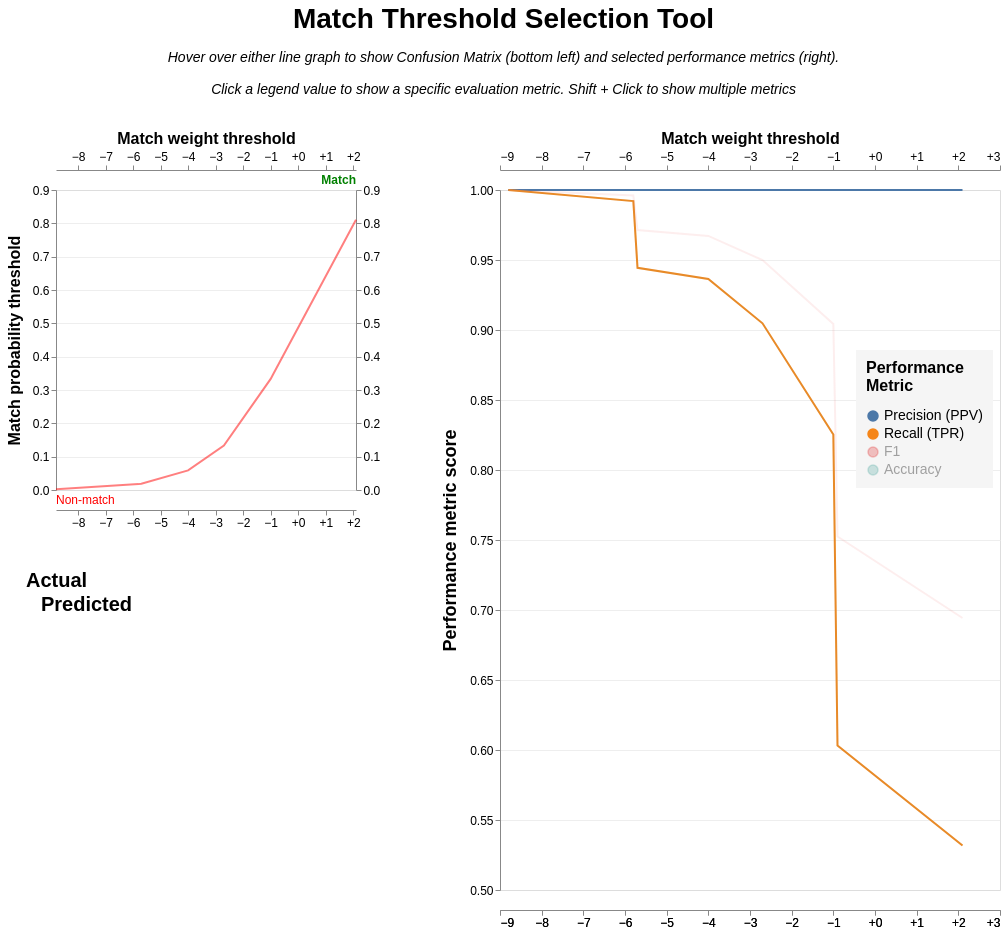

Notebook code cell kept with this figure:
### Code cell
linker.evaluation.accuracy_analysis_from_labels_table(
    labels_table, 
    add_metrics=["f1", "accuracy"],
    output_type="threshold_selection"
)

### Figure 1 — Vega-Lite specification as saved in the notebook (floating-point values rounded to 4 significant figures)
{"config": {"view": {"continuousWidth": 300, "continuousHeight": 300, "discreteHeight": {"step": 150}, "discreteWidth": {"step": 150}}, "axis": {"gridWidth": 0.5, "labelFontSize": 12, "titleFontSize": 16}, "axisX": {"format": "+.0f", "grid": false, "offset": 20, "values": {"expr": "[-25,-20,-15,-10,-5,0,5,10,15,20,25]"}}, "axisY": {"title": "Match probability threshold", "titleFontSize": 16}, "concat": {"spacing": 40}}, "hconcat": [{"vconcat": [{"layer": [{"layer": [{"mark": {"type": "rule"}, "encoding": {"opacity": {"condition": {"param": "threshold", "value": 0.3, "empty": false}, "value": 0}, "x": {"axis": {"orient": "bottom"}, "field": "truth_threshold", "scale": {"nice": false}, "title": null, "type": "quantitative"}}, "params": [{"name": "threshold", "select": {"type": "point", "encodings": ["x"], "fields": ["truth_threshold"], "nearest": true, "on": "mouseover", "toggle": false}, "value": null}]}, {"mark": {"type": "rule"}, "encoding": {"opacity": {"condition": {"param": "threshold", "value": 0.3, "empty": false}, "value": 0}, "y": {"axis": {"orient": "right"}, "field": "match_probability", "title": " ", "type": "quantitative"}}, "params": [{"name": "prob", "select": {"type": "point", "encodings": ["y"], "fields": ["match_probability"], "nearest": true, "on": "mouseover", "toggle": false}}]}]}, {"layer": [{"mark": {"type": "text", "fontSize": 14, "fontWeight": "bold", "xOffset": 25, "yOffset": 10}, "encoding": {"text": {"aggregate": "min", "field": "truth_threshold", "format": "+.2f"}, "y": {"axis": {"orient": "left"}, "field": "match_probability", "title": "Match probability threshold", "type": "quantitative"}}, "transform": [{"filter": {"param": "threshold", "empty": false}}]}, {"mark": {"type": "text", "fontSize": 14, "xOffset": -25, "yOffset": -10}, "encoding": {"text": {"aggregate": "min", "field": "match_probability", "format": ".3f"}}, "transform": [{"filter": {"param": "threshold", "empty": false}}]}, {"mark": {"type": "line", "color": "red", "opacity": 0.5}}, {"mark": {"type": "line", "color": "green", "opacity": 0.5, "strokeWidth": 3}, "transform": [{"filter": "datum.truth_threshold >= threshold.truth_threshold"}]}, {"mark": {"type": "point", "color": "green", "size": 100}, "encoding": {"opacity": {"condition": {"param": "threshold", "value": 1, "empty": false}, "value": 0}}}], "encoding": {"x": {"field": "truth_threshold", "type": "quantitative", "title": "Match weight threshold", "axis": {"orient": "top"}}, "y": {"field": "match_probability", "type": "quantitative", "title": "Match probability threshold", "axis": {"orient": "left", "titlePadding": 10}}}}, {"mark": {"type": "text", "align": "left", "color": "red", "fontSize": 12, "text": "Non-match", "x": 0, "y": "height", "yOffset": 10}, "data": {"values": [{}]}}, {"mark": {"type": "text", "align": "right", "color": "green", "fontSize": 12, "fontWeight": "bold", "text": "Match", "x": "width", "y": 0, "yOffset": -10}, "data": {"values": [{}]}}], "description": "Match weight vs probability"}, {"hconcat": [{"layer": [{"mark": {"type": "rect", "opacity": 0.5}, "encoding": {"color": {"field": "count", "legend": null, "scale": {"scheme": "reds", "zero": true}, "type": "quantitative"}}, "transform": [{"filter": "datum.predicted == 0"}]}, {"mark": {"type": "rect", "opacity": 0.5}, "encoding": {"color": {"field": "count", "legend": null, "scale": {"scheme": "greens", "zero": true}, "type": "quantitative"}}, "transform": [{"filter": "datum.predicted == 1"}]}, {"mark": {"type": "text", "fontSize": 14, "yOffset": -40}, "encoding": {"color": {"condition": [{"test": "datum.predicted==1 && datum.actual==1", "value": "darkgreen"}, {"test": "datum.predicted==0 && datum.actual==0", "value": "darkred"}], "value": "black"}, "opacity": {"condition": {"test": "datum.predicted != datum.actual", "value": 1}, "value": 0.5}, "text": {"field": "confusion_label", "type": "nominal"}}}, {"mark": {"type": "text", "fontSize": 28, "fontWeight": "bold", "yOffset": 10}, "encoding": {"color": {"condition": [{"test": "datum.predicted==1 && datum.actual==1", "value": "darkgreen"}, {"test": "datum.predicted==0 && datum.actual==0", "value": "darkred"}], "value": "black"}, "text": {"field": "count", "format": ",", "type": "nominal"}}}], "description": "Confusion matrix", "encoding": {"x": {"field": "actual", "type": "nominal", "title": "Actual", "axis": {"domain": false, "labelAngle": 0, "labelExpr": "datum.label == 1 ? 'Match' : 'Non-match'", "labelFontSize": 18, "labelPadding": 10, "orient": "top", "ticks": false, "titleAngle": 0, "titleFontSize": 20}, "sort": "-x"}, "y": {"field": "predicted", "type": "nominal", "title": "Predicted", "axis": {"domain": false, "labelExpr": "datum.label == 1 ? 'Match' : 'Non-match'", "labelFontSize": 18, "labelPadding": 10, "ticks": false, "titleAngle": 0, "titleFontSize": 20, "titlePadding": -30}, "sort": "-y"}}, "resolve": {"scale": {"color": "independent"}}, "transform": [{"filter": {"or": [{"param": "threshold", "empty": false}, {"and": [{"param": "threshold", "empty": true}, "datum.truth_threshold == datum.median_threshold"]}]}}]}], "transform": [{"fold": ["tp", "tn", "fp", "fn"], "as": ["label", "count"]}, {"calculate": "datum.label === 'tp' ? 'True Positive (TP)' : datum.label === 'tn' ? 'True Negative (TN)' : datum.label === 'fp' ? 'False Positive (FP)' : 'False Negative (FN)'", "as": "confusion_label"}, {"calculate": "datum.label === 'tp' || datum.label === 'fp' ? 1 : 0", "as": "predicted"}, {"calculate": "datum.label === 'tp' || datum.label === 'fn' ? 1 : 0", "as": "actual"}, {"joinaggregate": [{"op": "median", "field": "truth_threshold", "as": "median_threshold"}]}]}]}, {"layer": [{"layer": [{"mark": {"type": "point", "size": 100}, "encoding": {"opacity": {"condition": {"param": "threshold", "value": 1, "empty": false}, "value": 0}, "tooltip": [{"field": "truth_threshold", "format": ".3f", "title": "Match weight threshold", "type": "quantitative"}, {"field": "match_probability", "format": ".3%", "title": "Match probability threshold", "type": "quantitative"}, {"field": "precision", "format": ".4f", "title": "Precision", "type": "quantitative"}, {"field": "recall", "format": ".4f", "title": "Recall (TPR)", "type": "quantitative"}, {"field": "fp_rate", "format": ".4f", "title": "FPR", "type": "quantitative"}], "x": {"axis": {"orient": "top"}, "field": "truth_threshold", "title": "Match weight threshold"}}, "params": [{"name": "metric", "select": {"type": "point", "fields": ["metric"]}, "bind": "legend", "value": [{"metric": "precision"}, {"metric": "recall"}]}, {"name": "threshold", "select": {"type": "point", "encodings": ["x"], "fields": ["truth_threshold"], "nearest": true, "on": "mouseover", "toggle": false}, "value": null}], "transform": [{"filter": {"param": "metric", "empty": true}}]}, {"mark": {"type": "line"}, "encoding": {"opacity": {"condition": {"param": "metric", "value": 1}, "value": 0.1}, "x": {"axis": {"orient": "bottom"}, "field": "truth_threshold", "title": null}}}], "encoding": {"color": {"field": "metric", "type": "nominal", "sort": ["precision", "recall", "f1", "accuracy"], "title": ["Performance", "Metric"], "legend": {"fillColor": "whitesmoke", "labelExpr": "{'precision': 'Precision (PPV)', 'recall': 'Recall (TPR)', 'specificity': 'Specificity (TNR)', 'accuracy': 'Accuracy', 'npv': 'NPV', 'f1': 'F1', 'f2': 'F2', 'f0_5': 'F0.5', 'p4': 'P4', 'phi': 'φ (MCC)'}[datum.value]", "labelFontSize": 14, "legendX": 800, "legendY": 160, "orient": "none", "padding": 10, "titleFontSize": 16, "titlePadding": 15}}, "x": {"type": "quantitative", "field": "truth_threshold"}, "y": {"field": "value", "type": "quantitative", "axis": {"labelFontSize": 12, "title": "Performance metric score", "titleFontSize": 18, "titlePadding": 10, "values": {"expr": "[0.5,0.55,0.6,0.65,0.7,0.75,0.8,0.85,0.9,0.95,1.0]"}}, "scale": {"domain": [0.5, 1]}}}}, {"layer": [{"mark": {"type": "rule", "color": "gray"}, "encoding": {"x": {"field": "truth_threshold", "title": null, "type": "quantitative"}}}, {"layer": [{"mark": {"type": "rect", "fill": "whitesmoke", "x": 200, "x2": 10, "y2Offset": 20, "yOffset": -20}, "encoding": {"y2": {"field": "score_index"}}}, {"mark": {"type": "text", "align": "right", "baseline": "middle", "fontSize": 16, "x": 200, "xOffset": -10}}], "encoding": {"color": {"field": "metric", "sort": ["precision", "recall", "f1", "accuracy"]}, "text": {"field": "y_text"}, "y": {"field": "score_index", "type": "quantitative"}}, "transform": [{"filter": {"param": "metric", "empty": true}}]}, {"mark": {"type": "text", "fontSize": 14, "fontWeight": "bold", "xOffset": 20, "y": 0, "yOffset": -10}, "encoding": {"text": {"condition": {"param": "threshold", "aggregate": "min", "empty": false, "field": "truth_threshold", "format": "+.2f", "type": "nominal"}, "value": ""}, "x": {"field": "truth_threshold", "type": "quantitative"}}}], "transform": [{"filter": {"param": "threshold", "empty": false}}]}], "description": "Accuracy chart", "height": 700, "transform": [{"fold": ["precision", "recall", "f1", "accuracy"], "as": ["metric", "value"]}, {"calculate": "0.6375 - 0.025*indexof(['precision', 'recall', 'f1', 'accuracy'], datum.metric)", "as": "score_index"}, {"calculate": "{'precision': 'Precision (PPV)', 'recall': 'Recall (TPR)', 'specificity': 'Specificity (TNR)', 'accuracy': 'Accuracy', 'npv': 'NPV', 'f1': 'F1', 'f2': 'F2', 'f0_5': 'F0.5', 'p4': 'P4', 'phi': 'φ (MCC)'}[datum.metric]", "as": "metric_text"}, {"calculate": "datum.metric_text + ' = ' + format(datum.value, ',.3g')", "as": "y_text"}], "width": 500}], "data": {"name": "data-91014bdc6a40f225b6b41c89b3febe3c"}, "title": {"text": "Match Threshold Selection Tool", "anchor": "middle", "baseline": "line-bottom", "fontSize": 28, "subtitle": ["Hover over either line graph to show Confusion Matrix (bottom left) and selected performance metrics (right).", "", "Click a legend value to show a specific evaluation metric. Shift + Click to show multiple metrics"], "subtitleFontSize": 14, "subtitleFontStyle": "italic"}, "$schema": "https://vega.github.io/schema/vega-lite/v5.14.1.json", "datasets": {"data-91014bdc6a40f225b6b41c89b3febe3c": [{"truth_threshold": -8.8, "match_probability": 0.002239, "total_clerical_labels": 126.0, "p": 126.0, "n": 0.0, "tp": 126.0, "tn": 0.0, "fp": 0.0, "fn": 0.0, "P_rate": 1.0, "N_rate": 0.0, "tp_rate": 1.0, "tn_rate": NaN, "fp_rate": NaN, "fn_rate": 0.0, "precision": 1.0, "recall": 1.0, "specificity": NaN, "npv": 1.0, "accuracy": 1.0, "f1": 1.0, "f2": 1.0, "f0_5": 1.0, "p4": NaN, "phi": 0.0}, {"truth_threshold": -5.8, "match_probability": 0.01763, "total_clerical_labels": 126.0, "p": 126.0, "n": 0.0, "tp": 125.0, "tn": 0.0, "fp": 0.0, "fn": 1.0, "P_rate": 1.0, "N_rate": 0.0, "tp_rate": 0.9921, "tn_rate": NaN, "fp_rate": NaN, "fn_rate": 0.007937, "precision": 1.0, "recall": 0.9921, "specificity": NaN, "npv": 0.0, "accuracy": 0.9921, "f1": 0.996, "f2": 0.9936, "f0_5": 0.9984, "p4": 0.0, "phi": 0.0}, {"truth_threshold": -5.7, "match_probability": 0.01887, "total_clerical_labels": 126.0, "p": 126.0, "n": 0.0, "tp": 119.0, "tn": 0.0, "fp": 0.0, "fn": 7.0, "P_rate": 1.0, "N_rate": 0.0, "tp_rate": 0.9444, "tn_rate": NaN, "fp_rate": NaN, "fn_rate": 0.05556, "precision": 1.0, "recall": 0.9444, "specificity": NaN, "npv": 0.0, "accuracy": 0.9444, "f1": 0.9714, "f2": 0.9551, "f0_5": 0.9884, "p4": 0.0, "phi": 0.0}, {"truth_threshold": -4.0, "match_probability": 0.05882, "total_clerical_labels": 126.0, "p": 126.0, "n": 0.0, "tp": 118.0, "tn": 0.0, "fp": 0.0, "fn": 8.0, "P_rate": 1.0, "N_rate": 0.0, "tp_rate": 0.9365, "tn_rate": NaN, "fp_rate": NaN, "fn_rate": 0.06349, "precision": 1.0, "recall": 0.9365, "specificity": NaN, "npv": 0.0, "accuracy": 0.9365, "f1": 0.9672, "f2": 0.9486, "f0_5": 0.9866, "p4": 0.0, "phi": 0.0}, {"truth_threshold": -2.7, "match_probability": 0.1334, "total_clerical_labels": 126.0, "p": 126.0, "n": 0.0, "tp": 114.0, "tn": 0.0, "fp": 0.0, "fn": 12.0, "P_rate": 1.0, "N_rate": 0.0, "tp_rate": 0.9048, "tn_rate": NaN, "fp_rate": NaN, "fn_rate": 0.09524, "precision": 1.0, "recall": 0.9048, "specificity": NaN, "npv": 0.0, "accuracy": 0.9048, "f1": 0.95, "f2": 0.9223, "f0_5": 0.9794, "p4": 0.0, "phi": 0.0}, {"truth_threshold": -1.0, "match_probability": 0.3333, "total_clerical_labels": 126.0, "p": 126.0, "n": 0.0, "tp": 104.0, "tn": 0.0, "fp": 0.0, "fn": 22.0, "P_rate": 1.0, "N_rate": 0.0, "tp_rate": 0.8254, "tn_rate": NaN, "fp_rate": NaN, "fn_rate": 0.1746, "precision": 1.0, "recall": 0.8254, "specificity": NaN, "npv": 0.0, "accuracy": 0.8254, "f1": 0.9043, "f2": 0.8553, "f0_5": 0.9594, "p4": 0.0, "phi": 0.0}, {"truth_threshold": -0.9, "match_probability": 0.3489, "total_clerical_labels": 126.0, "p": 126.0, "n": 0.0, "tp": 76.0, "tn": 0.0, "fp": 0.0, "fn": 50.0, "P_rate": 1.0, "N_rate": 0.0, "tp_rate": 0.6032, "tn_rate": NaN, "fp_rate": NaN, "fn_rate": 0.3968, "precision": 1.0, "recall": 0.6032, "specificity": NaN, "npv": 0.0, "accuracy": 0.6032, "f1": 0.7525, "f2": 0.6552, "f0_5": 0.8837, "p4": 0.0, "phi": 0.0}, {"truth_threshold": 2.1, "match_probability": 0.8109, "total_clerical_labels": 126.0, "p": 126.0, "n": 0.0, "tp": 67.0, "tn": 0.0, "fp": 0.0, "fn": 59.0, "P_rate": 1.0, "N_rate": 0.0, "tp_rate": 0.5317, "tn_rate": NaN, "fp_rate": NaN, "fn_rate": 0.4683, "precision": 1.0, "recall": 0.5317, "specificity": NaN, "npv": 0.0, "accuracy": 0.5317, "f1": 0.6943, "f2": 0.5867, "f0_5": 0.8503, "p4": 0.0, "phi": 0.0}]}}
